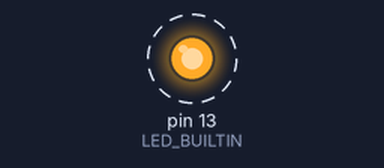
Simulated run of this sketch. Board: Arduino Uno, built with avr-gcc and run on an emulated ATmega328P. Parts: output pins drawn as LEDs (lit = HIGH). Dashed ring = blinking. What the sketch prints to the serial monitor is not drawn.

Above: at 0.2 s.
Timing chart, 0 to 5.8 s (numbered marks = the images above):
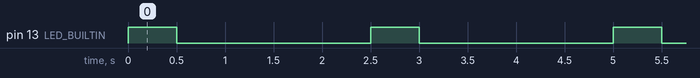

Measured:
- by itself, pin 13 (LED_BUILTIN): alternates HIGH for 0.50 s and LOW for 2.0 s

The sketch:

SimpleSketch.ino
```cpp
#include "MeAuriga.h"

void setup() {
    pinMode(LED_BUILTIN, OUTPUT);
    Serial.begin(115200);
}

void loop() {
    digitalWrite(LED_BUILTIN, HIGH);
    Serial.println("LED ON");
    delay(500);
    digitalWrite(LED_BUILTIN, LOW);
    Serial.println("LED OFF");
    delay(2000);
}
```
